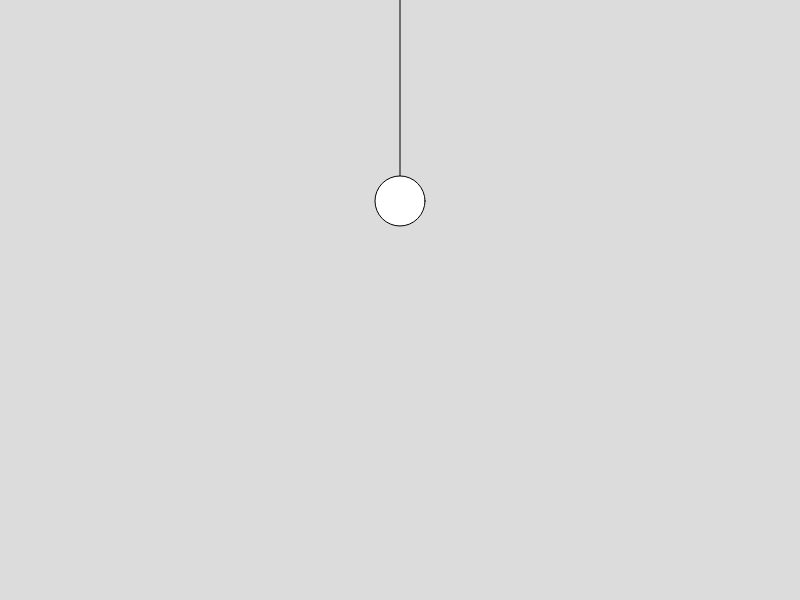
Frame 1 (no input)
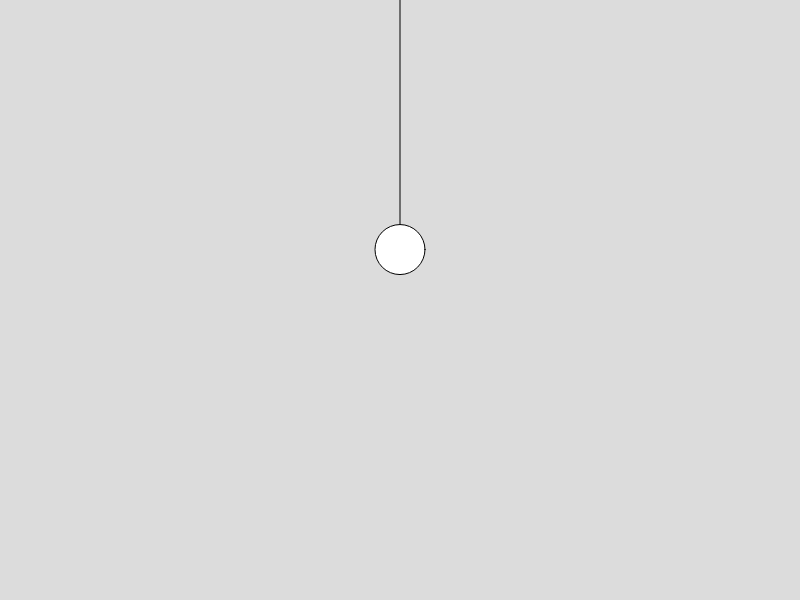
Frame 60 (no input)
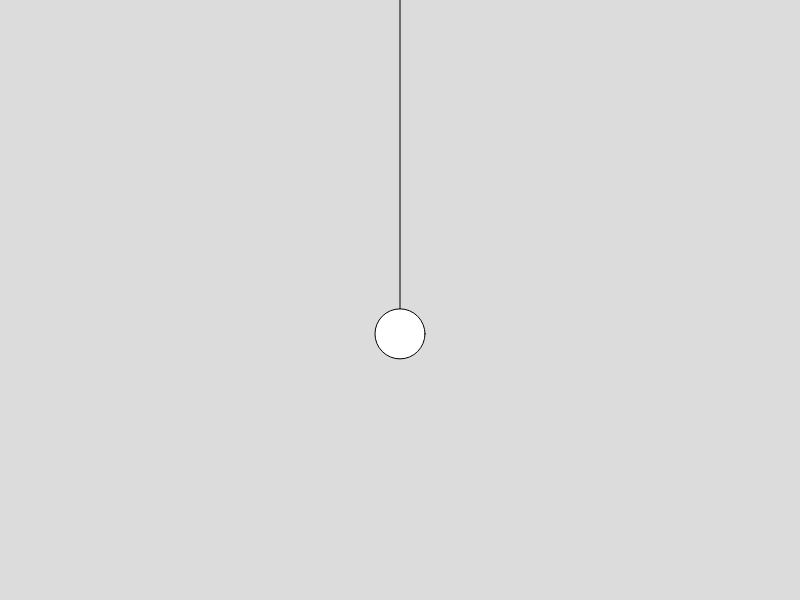
Frame 120 (the mouse pressed at the canvas centre since frame 60)

The p5.js sketch that drew these frames (run headless with seeded random() and noise() and a simulated clock; from frame 60 on, the mouse is pressed at the canvas centre):

// p5.js sketch
// ── sketch.js
let spring;
let bob;
let restLength = 200;

function setup() {
  createCanvas(800, 600);
  bob = new Bob(createVector(width / 2, restLength));
  spring = new Spring(createVector(width/2, 0), bob, restLength);
}

function draw() {
  background(220);

  let gravity = createVector(0, 1);
  bob.applyForce(gravity);

  if(mouseIsPressed){
    bob.position = createVector(mouseX, mouseY);
  }else{
    spring.connect(bob);
  }
  bob.update();
  spring.display();
  bob.display();
}

class Spring {
    constructor(anchor, bob, restLength) {
      this.anchor = anchor;
      this.bob = bob;
      this.k = 0.01;
      this.restLength = restLength;
    }
    connect(bob){
      let force = p5.Vector.sub(bob.position, this.anchor);
      let d = force.mag();
      let displacement = d - this.restLength;
      force.normalize();
      force.mult(-1 * this.k * displacement);
      bob.applyForce(force);
    }
    display() {
      line(this.anchor.x, this.anchor.y, this.bob.position.x, this.bob.position.y);
    }
  }
  
// ── bob.js

class Bob {
    constructor(position) {
      this.size = 50;
      this.mass = 1;
      this.position = position;
      this.velocity = createVector(0, 0);
      this.acceleration = createVector(0, 0);
      this.damping = 0.98;
    }
    applyForce(force) {
      let f = force.copy();
      f.div(this.mass);
      this.acceleration.add(f);
    }
    update() {
      this.velocity.add(this.acceleration);
      this.velocity.mult(this.damping);
      this.position.add(this.velocity);
      this.acceleration.mult(0);
    }
    display() {
      circle(this.position.x, this.position.y, this.size);
    }
  }
  
